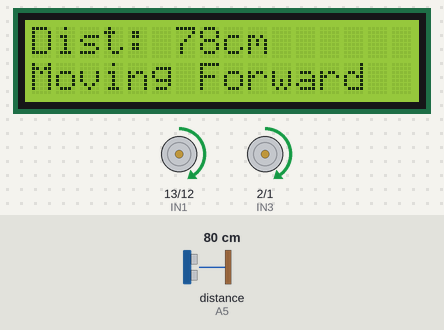
A sketch run on a simulated Arduino Uno, built with avr-gcc and run on an emulated ATmega328P. Parts: 16×2 character LCD, motor-driver pin pairs drawn as motors (green arrow = first pin HIGH = forward, orange = second pin HIGH = backward, longer = more drive, scaled by the enable pin). Wiring (inferred from the names in the program): ultrasonic range finder: trigger A4; echo A5. The test bench sets the inputs (shaded band); at power-on: distance to the obstacle (sensor on A5) 80 cm. The echo pulse lasts 58.3 µs per cm.

Above: at 2.7 s.
2.8 s: distance to the obstacle (sensor on A5) set to 23 cm
At 3.7 s:
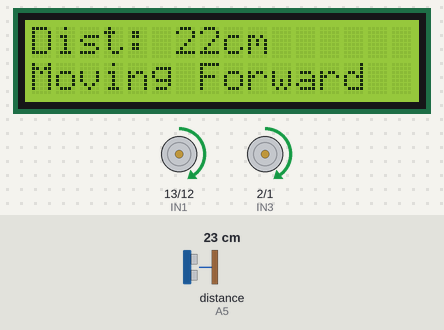
4.3 s: distance to the obstacle (sensor on A5) set to 18 cm
At 5.3 s:
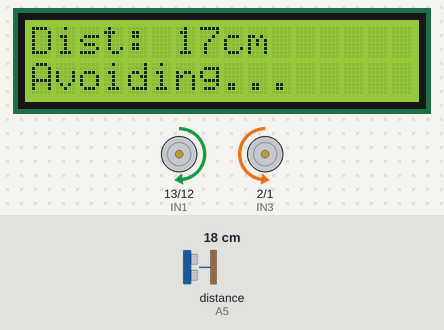
7.3 s: distance to the obstacle (sensor on A5) set to 35 cm
At 9.7 s:
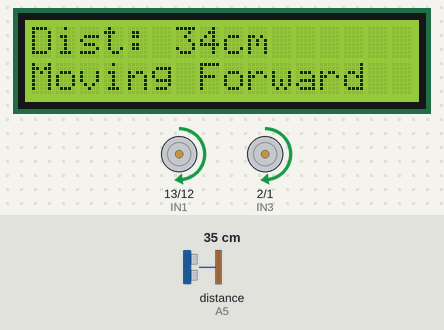
Timing chart, 0 to 11.2 s (numbered marks = the images above; inputs shaded):
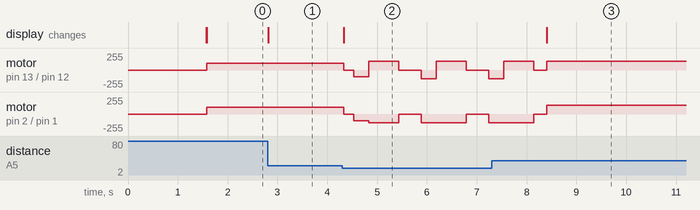

Measured:
- the behaviour switches between 21 and 20 cm on distance to the obstacle (sensor on A5) (found by bisection; images 1 and 2)
- after the input at 2.8 s, the display: changes at once (image 1)
- after the input at 7.3 s, the display: changes after 1.1 s (image 3)

The sketch:

avoid_obstacle.ino
```cpp
#include <LiquidCrystal.h>

// LCD pins
LiquidCrystal lcd(8, 9, 4, 5, 6, 7);

// === ULTRASONIC SENSOR PINS ===
const int trigPin = A4;
const int echoPin = A5;

// === MOTOR DRIVER PINS ===
const int ENA = 3;
const int IN1 = 13;
const int IN2 = 12;
const int ENB = 11;
const int IN3 = 2;
const int IN4 = 1;

// Obstacle Distance Threshold (in cm)
const int OBSTACLE_LIMIT = 20;

void setup() {
  lcd.begin(16, 2);
  lcd.print("Obstacle Avoider");
  delay(1500);
  lcd.clear();

  // Motor pins
  pinMode(ENA, OUTPUT);
  pinMode(ENB, OUTPUT);
  pinMode(IN1, OUTPUT);
  pinMode(IN2, OUTPUT);
  pinMode(IN3, OUTPUT);
  pinMode(IN4, OUTPUT);

  // Ultrasonic Pins
  pinMode(trigPin, OUTPUT);
  pinMode(echoPin, INPUT);
}

void loop() {
  // 1. Get Distance
  int distance = getDistance();

  // Update LCD
  lcd.setCursor(0, 0);
  lcd.print("Dist: ");
  lcd.print(distance);
  lcd.print("cm   "); // Extra spaces to clear old numbers

  // 2. Logic: If obstacle is close, Turn. Else, Go Straight.
  if (distance > 0 && distance < OBSTACLE_LIMIT) {
    // === OBSTACLE DETECTED ===
    lcd.setCursor(0, 1);
    lcd.print("Avoiding...     ");

    avoidObstacle();
  }
  else {
    // === PATH CLEAR ===
    lcd.setCursor(0, 1);
    lcd.print("Moving Forward  ");

    moveForward();
  }

  // Small delay for sensor stability
  delay(50);
}

// === ULTRASONIC FUNCTION ===
int getDistance() {
  digitalWrite(trigPin, LOW);
  delayMicroseconds(2);
  digitalWrite(trigPin, HIGH);
  delayMicroseconds(10);
  digitalWrite(trigPin, LOW);

  long duration = pulseIn(echoPin, HIGH);
  int distanceCm = duration * 0.034 / 2;

  // Filter out zero readings (sometimes sensors give 0 on error)
  if (distanceCm == 0) return 999;
  return distanceCm;
}

// === AVOIDANCE MANEUVER ===
void avoidObstacle() {
  // 1. Stop immediately
  stop();
  delay(200);

  // 2. Move Backward slightly (prevents getting stuck)
  moveBackward();
  delay(300);

  // 3. Turn Right (or Left) to find a new path
  turnRight();
  delay(600); // Adjust this delay to change how much it turns (e.g., 90 degrees)

  // 4. Stop before resuming loop
  stop();
  delay(200);
}

// === MOTOR FUNCTIONS ===
void moveForward() {
  digitalWrite(IN1, HIGH);
  digitalWrite(IN2, LOW);
  digitalWrite(IN3, HIGH);
  digitalWrite(IN4, LOW);
  analogWrite(ENA, 100); // Speed 0-255
  analogWrite(ENB, 100);
}

void moveBackward() {
  digitalWrite(IN1, LOW);
  digitalWrite(IN2, HIGH);
  digitalWrite(IN3, LOW);
  digitalWrite(IN4, HIGH);
  analogWrite(ENA, 100);
  analogWrite(ENB, 100);
}

void turnRight() {
  // Left Motor Forward, Right Motor Backward (Spin Turn)
  digitalWrite(IN1, HIGH);
  digitalWrite(IN2, LOW);
  digitalWrite(IN3, LOW);
  digitalWrite(IN4, HIGH);
  analogWrite(ENA, 130); // Slightly higher speed for turning
  analogWrite(ENB, 130);
}

void stop() {
  digitalWrite(IN1, LOW);
  digitalWrite(IN2, LOW);
  digitalWrite(IN3, LOW);
  digitalWrite(IN4, LOW);
  analogWrite(ENA, 0);
  analogWrite(ENB, 0);
}
```
